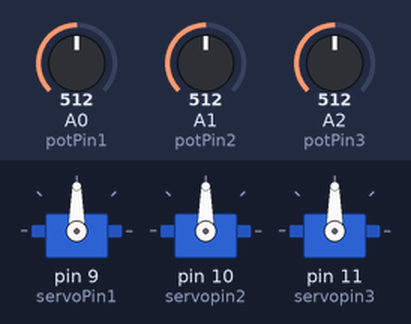
Simulated run of this sketch. Board: Arduino Uno, built with avr-gcc and run on an emulated ATmega328P. Shown: 3 × servo. The inputs (shaded band) are chosen by the test bench; at power-on: A0 (potPin1) = 512, A1 (potPin2) = 512, A2 (potPin3) = 512.

Above: at 1.2 s.
1.3 s: A0 (potPin1) set to 716
At 2.4 s:
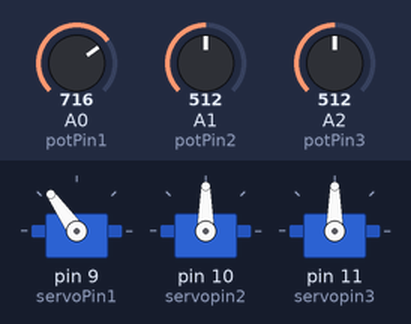
2.8 s: A1 (potPin2) set to 716
At 3.6 s:
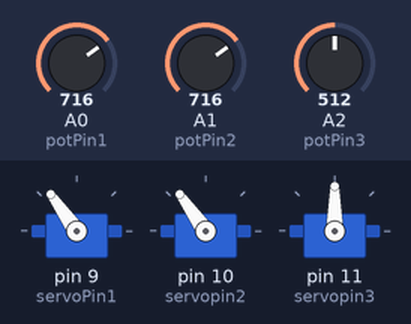
4.3 s: A2 (potPin3) set to 716
At 4.7 s:
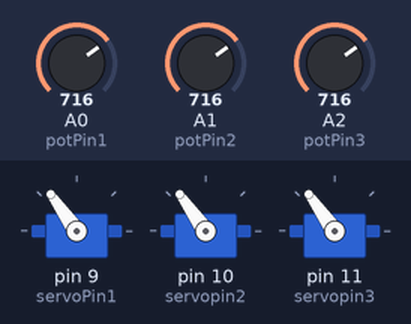
5.8 s: A0 (potPin1) set to 900
At 7.0 s:
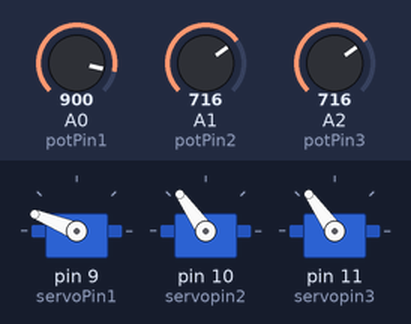
7.3 s: A1 (potPin2) set to 900
At 8.2 s:
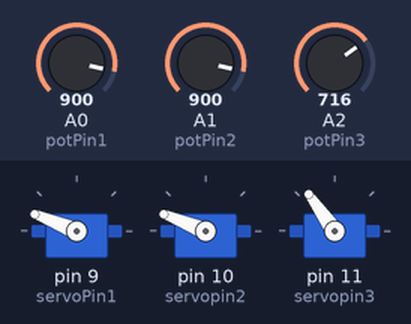
8.8 s: A2 (potPin3) set to 900
At 9.3 s:
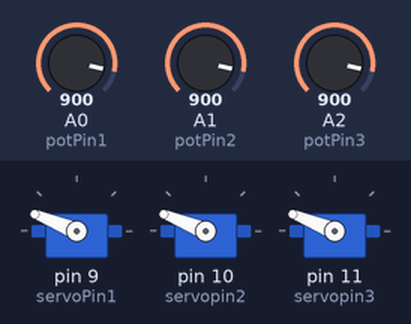
Timing chart, 0 to 11.3 s (numbered marks = the images above; inputs shaded):
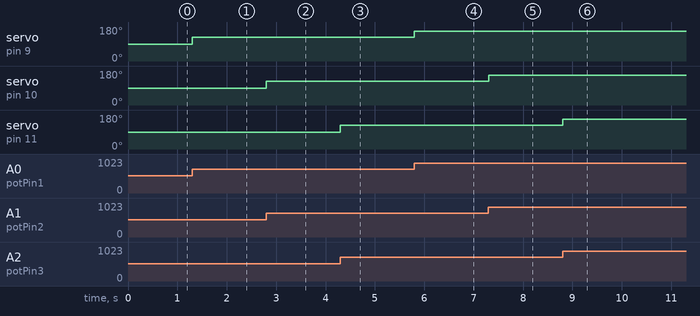

Measured:
- after the input at 1.3 s, servo on pin 9 (servoPin1): 90° → 125° at once
- after the input at 2.8 s, servo on pin 10 (servopin2): 90° → 125° at once
- after the input at 4.3 s, servo on pin 11 (servopin3): 90° → 125° at once
- after the input at 5.8 s, servo on pin 9 (servoPin1): 125° → 158° at once
- after the input at 7.3 s, servo on pin 10 (servopin2): 125° → 158° at once
- after the input at 8.8 s, servo on pin 11 (servopin3): 125° → 158° at once

The sketch:

robotic_arm_prototype1.ino
```cpp
#include <Servo.h>

Servo Servo1;

int servoPin1 = 9;
int potPin1 = A0;

Servo Servo2;

int servopin2 = 10;
int potPin2 = A1;

Servo Servo3;

int servopin3 = 11;
int potPin3 = A2;


void setup() {
    Servo1.attach(servoPin1);
  	Servo2.attach(servopin2);
  	Servo3.attach(servopin3);
}


void loop() {
    int reading = analogRead(potPin1);
    int angle = map(reading, 0, 1023, 0, 180);
    Servo1.write(angle);

 	int reading2 = analogRead(potPin2);
    int angle2 = map(reading2, 0, 1023, 0, 180);
    Servo2.write(angle2);

 	int reading3 = analogRead(potPin3);
    int angle3 = map(reading3, 0, 1023, 0, 180);
    Servo3.write(angle3);
}
```
